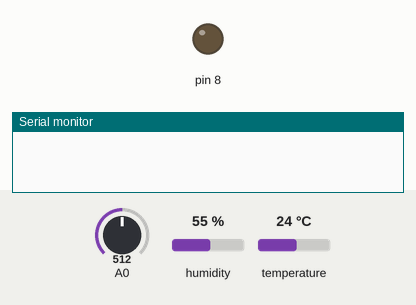
Recording of a sketch running on a simulated Arduino Uno, built with avr-gcc and run on an emulated ATmega328P. On the bench: output pins drawn as LEDs (lit = HIGH), the last lines printed to the serial monitor. Inputs (shaded band) come from the test bench; at power-on: A0 = 512, humidity 55 %, temperature 24 °C.

Above: at 0.1 s.
At 2.1 s:
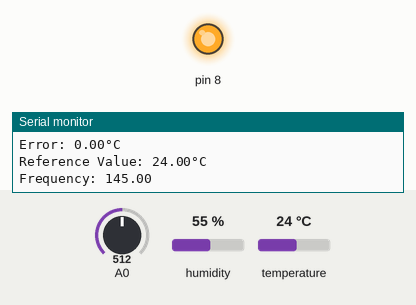
2.2 s: A0 set to 0
Timing chart, 0 to 5.2 s (numbered marks = the images above; inputs shaded):
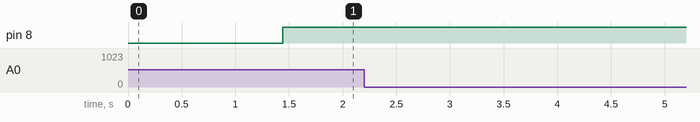

The sketch:

DHT11_-__Temperature_Sensor.ino
```cpp
#include <DHT.h>
#include <math.h>

#define DHT_PIN 6
#define TIPO_DHT DHT11

DHT dht(DHT_PIN, TIPO_DHT);
float lastThresholdMeasured = 0;
float referenceValue = 0;

float mapThresholdToCelsius(int threshold)
{
    return 0.09775171065 * threshold;
}

void printResult(String measured, float value, String unit, float realValue)
{
    Serial.print(measured);
    Serial.print(": ");
    Serial.print(value);
    Serial.print(unit);
    if(realValue != 0)
    {
      Serial.print(" - ");
      Serial.print("(");
      Serial.print(realValue);
      Serial.print(")");
    }
    Serial.println();

}

float mapErrorToFreq(float error)
{
  return 30 * error + 145;
}

void setup()
{
    // put your setup code here, to run once:
    Serial.begin(9600);
    pinMode(8, OUTPUT);
    dht.begin();
}

void loop()
{
    for (int i = 0; i < 10; i++)
    {
        Serial.println("\n\n\n\n\n\n\n\n\n\n\n\n\n\n");
    }

    float t = dht.readTemperature();
    printResult("Temperature", t, "°C", 0);

    int measuredThreshold = analogRead(A0);
    float celsius = mapThresholdToCelsius(measuredThreshold);
    if (abs(celsius - lastThresholdMeasured) > 10)
    {
        printResult("Threshold", celsius, "°C", measuredThreshold);
        lastThresholdMeasured = celsius;
        referenceValue = celsius;
    }
    else
    {
        printResult("Threshold", lastThresholdMeasured, "°C", measuredThreshold);
    }

    // error = referencia mapeada a celsius - temp medida
    float error = t - referenceValue;

    printResult("Error", error, "°C", 0);

    referenceValue = referenceValue + error;
    printResult("Reference Value", referenceValue, "°C", 0);

    float freq = mapErrorToFreq(error);
    printResult("Frequency", freq, "", 0);
    analogWrite(8, freq);
    delay(1000);
}
```
